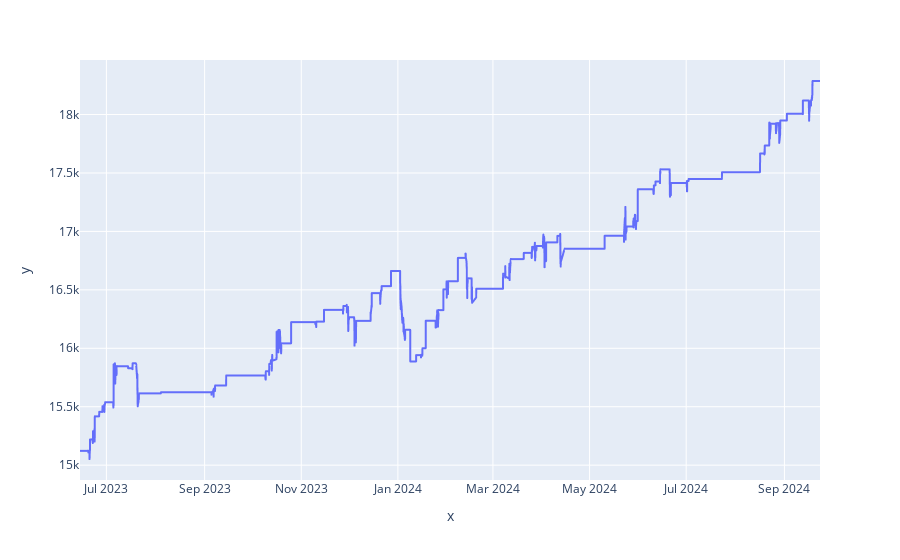

The notebook cell saved with this chart:
### Code cell
from utils import plot_full_equity_curve

plot_full_equity_curve(
    merge, 
    stats, 
    warmup_bars=warmup_bars,
    lookback_bars=lookback_bars, 
    overlay_price=True
)

### Figure 1 — Plotly figure (JSON) as saved in the notebook; plotly's stock layout.template omitted (floating-point values rounded to 4 significant figures; data arrays with more than 128 entries replaced by an {"elided": "..."} marker saying what was removed)
{"data": [{"hovertemplate": "x=%{x}<br>y=%{y}<extra></extra>", "legendgroup": "", "line": {"color": "#636efa", "dash": "solid"}, "marker": {"symbol": "circle"}, "mode": "lines", "name": "", "showlegend": false, "textposition": "bottom right", "type": "scattergl", "x": {"elided": "4500 str values"}, "xaxis": "x", "y": {"elided": "4500 float values"}, "yaxis": "y"}], "layout": {"legend": {"tracegroupgap": 0}, "margin": {"t": 60}, "xaxis": {"anchor": "y", "domain": [0, 1], "title": {"text": "x"}}, "yaxis": {"anchor": "x", "domain": [0, 1], "title": {"text": "y"}}}}
